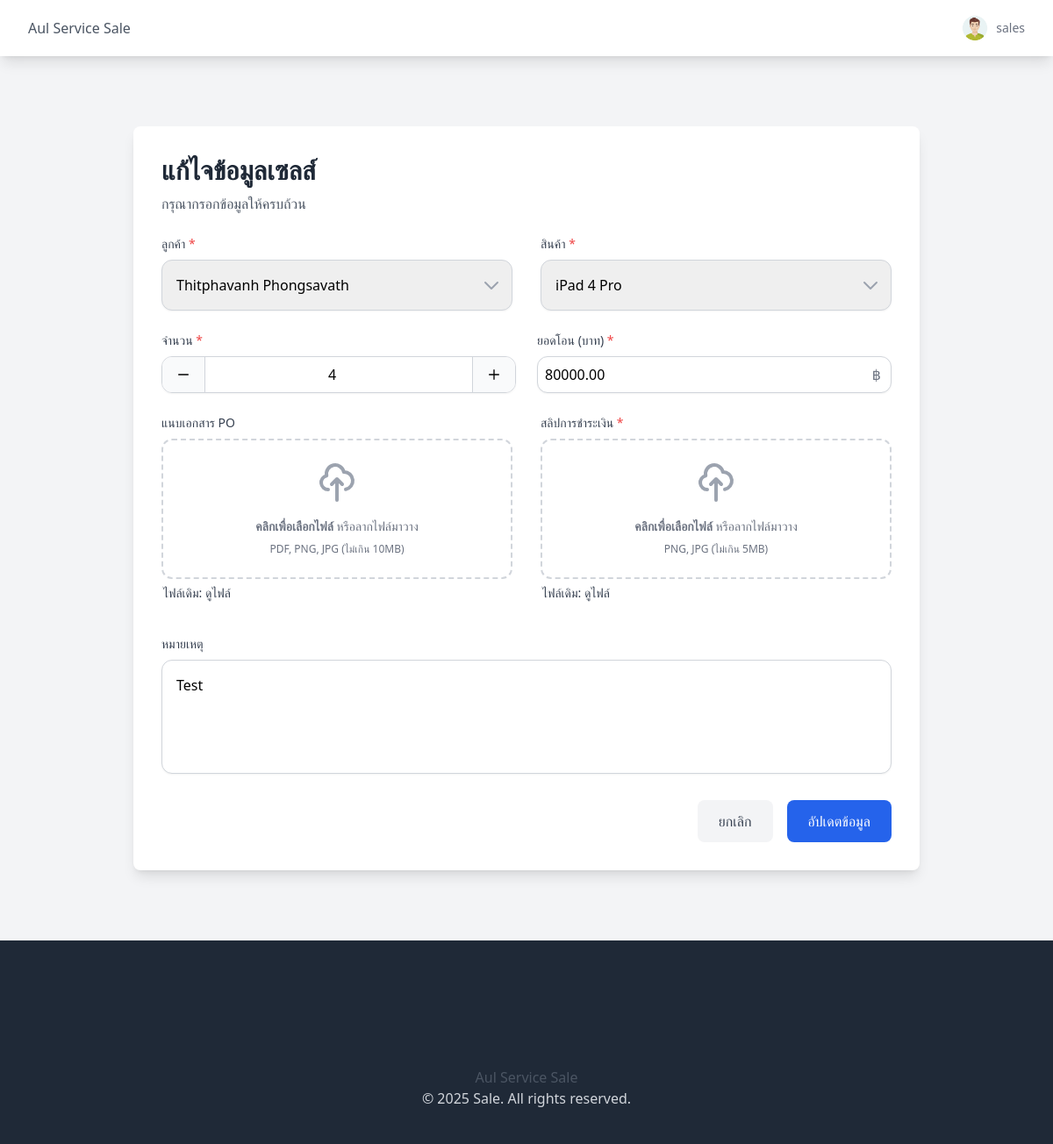
Screenshot of /sales/edit/2/ (signed in) with the database file from the repository.
### sales/models.py (models this page shows, shortened)
class CustomUser(models.Model):
    user = models.OneToOneField(User, on_delete=models.CASCADE, null=True, blank=True)
    user_type = models.CharField(max_length=20, default="sales", null=True, blank=True)
    avatar = models.ImageField(upload_to="avatars/", null=True, blank=True)
    bio = models.CharField(max_length=255, null=True, blank=True)
    tel = models.CharField(max_length=20, null=True, blank=True)

class SaleRecord(models.Model):
    user = models.ForeignKey(User, on_delete=models.CASCADE, blank=True, null=True)
    STATUS_CHOICES = [
        ("pending", "รอคอนเฟิร์ม"),
        ("confirmed", "คอนเฟิร์มยอดแล้ว"),
    ]
    customer = models.ForeignKey(
        Customer, on_delete=models.CASCADE, blank=True, null=True
    )
    product = models.ForeignKey(
        Product, on_delete=models.CASCADE, blank=True, null=True
    )
    quantity = models.IntegerField()
    transfer_amount = models.DecimalField(max_digits=10, decimal_places=2)
    po_document = models.FileField(upload_to="po_documents/", blank=True, null=True)
    payment_slip = models.FileField(upload_to="payment_slips/", blank=True, null=True)
    remarks = models.TextField(blank=True, null=True)
    status = models.CharField(max_length=10, choices=STATUS_CHOICES, default="pending")
    created_by = models.ForeignKey(
        User,
        on_delete=models.CASCADE,
        related_name="sale_records",
        blank=True,
        null=True,
    )

class Customer(models.Model):
    first_name = models.CharField(max_length=255, blank=True, null=True)
    last_name = models.CharField(max_length=255, blank=True, null=True)

class Product(models.Model):
    name = models.CharField(max_length=255, unique=True, blank=True, null=True)

### sales/views.py (the view, shortened to what this page needs)
# urls.py: path("sales/edit/<int:sale_id>/", views.edit_sale_record, name="edit-sale-record-page"),
def edit_sale_record(request, sale_id):
    sale_record = get_object_or_404(
        SaleRecord, id=sale_id
    )  # Get sale record or return 404
    customers = Customer.objects.all()
    products = Product.objects.all()
    context = {
        "sale_record": sale_record,
        "customers": customers,
        "products": products,
    }
    return render(request, "sales/edit-sale-record.html", context)

### sales/templates/sales/edit-sale-record.html (shortened to what this page needs)
{% extends 'base.html' %}
{% block content %}
    <div class="max-w-4xl mx-auto bg-white p-8 rounded-lg shadow-lg mt-20 mb-20">
        <div class="mb-6">
            <h2 class="text-3xl font-bold text-gray-800">แก้ไจข้อมูลเซลส์</h2>
            <p class="text-gray-600 mt-2">กรุณากรอกข้อมูลให้ครบถ้วน</p>
        </div>
        <form method="POST" enctype="multipart/form-data" class="space-y-6" id="salesForm">
        <div class="grid md:grid-cols-2 gap-8">
            <div class="group">
                <label class="block text-sm font-medium text-gray-700 mb-2 group-hover:text-blue-600 transition-colors">
                    ลูกค้า <span class="text-red-500">*</span>
                </label>
                <div class="relative transform transition-all duration-200 group-hover:scale-[1.02]">
                    <select name="customer" required
                            class="w-full border border-gray-300 rounded-xl p-4 pr-10 appearance-none focus:ring-2 focus:ring-blue-500 focus:border-blue-500 shadow-sm hover:border-blue-400 transition-all">
                        {% for customer in customers %}
                            <option value="{{ customer.id }}" {% if customer.id == sale_record.customer.id %}selected{% endif %}>
                                {{ customer.first_name }} {{ customer.last_name }}
                            </option>
                        {% endfor %}
                    </select>
                    <div class="absolute inset-y-0 right-0 flex items-center px-3 pointer-events-none text-gray-400 group-hover:text-blue-500">
                    </div>
                </div>
            </div>
            <div class="group">
                <label class="block text-sm font-medium text-gray-700 mb-2 group-hover:text-blue-600 transition-colors">
                    สินค้า <span class="text-red-500">*</span>
                </label>
                <div class="relative transform transition-all duration-200 group-hover:scale-[1.02]">
                    <select name="product" required
                            class="w-full border border-gray-300 rounded-xl p-4 pr-10 appearance-none focus:ring-2 focus:ring-blue-500 focus:border-blue-500 shadow-sm hover:border-blue-400 transition-all">
                        {% for product in products %}
                            <option value="{{ product.id }}" {% if product.id == sale_record.product.id %}selected{% endif %}>
                                {{ product.name }}
                            </option>
                        {% endfor %}
                    </select>
                    <div class="absolute inset-y-0 right-0 flex items-center px-3 pointer-events-none text-gray-400 group-hover:text-blue-500">
                    </div>
                </div>
            </div>
        </div>
            <div class="grid md:grid-cols-2 gap-6">
                <div class="group">
                    <label class="block text-sm font-medium text-gray-700 mb-2 group-hover:text-blue-600 transition-colors">
                        จำนวน <span class="text-red-500">*</span>
                    </label>
                    <div class="flex rounded-xl border border-gray-300 overflow-hidden group-hover:border-blue-400 transition-all shadow-sm">
                        <button type="button"
                                class="px-4 py-3 bg-gray-50 hover:bg-gray-100 active:bg-gray-200 transition-colors"
                                onclick="decrementQuantity()">
                            <svg class="w-4 h-4" fill="none" stroke="currentColor" viewBox="0 0 24 24">
                                <path d="M20 12H4" stroke-width="2" stroke-linecap="round"/>
                            </svg>
                        </button>
                        <input type="number" name="quantity" value="{{ sale_record.quantity }}" required
                               class="w-full text-center border-x border-gray-300 focus:ring-0 focus:border-blue-500"
                               id="quantityInput">
                        <button type="button"
                                class="px-4 py-3 bg-gray-50 hover:bg-gray-100 active:bg-gray-200 transition-colors"
                                onclick="incrementQuantity()">
                            <svg class="w-4 h-4" fill="none" stroke="currentColor" viewBox="0 0 24 24">
                                <path d="M12 4v16m8-8H4" stroke-width="2" stroke-linecap="round"/>
                            </svg>
                        </button>
                    </div>
                </div>
                <div class="group">
                    <label class="block text-sm font-medium text-gray-700 mb-2 group-hover:text-blue-600 transition-colors">
                        ยอดโอน (บาท) <span class="text-red-500">*</span>
                    </label>
                    <div class="relative transform transition-all duration-200 group-hover:scale-[1.02]">
                        <input type="number" name="transfer_amount" step="1" value="{{ sale_record.transfer_amount }}" required
                               class="w-full border border-gray-300 rounded-xl p-2 pr-12 focus:ring-2 focus:ring-blue-500 focus:border-blue-500 shadow-sm hover:border-blue-400 transition-all">
                        <div class="absolute inset-y-0 right-0 flex items-center px-3">
                            <span class="text-gray-500">฿</span>
                        </div>
                    </div>
                </div>
            </div>
        <div class="grid md:grid-cols-2 gap-8 pb-10">
            <div class="group">
                <label class="block text-sm font-medium text-gray-700 mb-2 group-hover:text-blue-600 transition-colors">
                    แนบเอกสาร PO
                </label>
                <div class="flex items-center justify-center w-full">
                    <label class="flex flex-col w-full h-40 border-2 border-gray-300 border-dashed rounded-xl cursor-pointer hover:bg-blue-50 hover:border-blue-400 transition-all duration-200">
                        <div class="flex flex-col items-center justify-center pt-6 pb-6">
                            <svg class="w-12 h-12 mb-4 text-gray-400 group-hover:text-blue-500 transition-colors" fill="none" stroke="currentColor" viewBox="0 0 24 24">
                                <path stroke-linecap="round" stroke-linejoin="round" stroke-width="2"
                                      d="M7 16a4 4 0 01-.88-7.903A5 5 0 1115.9 6L16 6a5 5 0 011 9.9M15 13l-3-3m0 0l-3 3m3-3v12"/>
                            </svg>
                            <p class="mb-2 text-sm text-gray-500 group-hover:text-blue-600 transition-colors">
                                <span class="font-semibold">คลิกเพื่อเลือกไฟล์</span> หรือลากไฟล์มาวาง
                            </p>
                            <p class="text-xs text-gray-500">PDF, PNG, JPG (ไม่เกิน 10MB)</p>
                        </div>
                        {% if sale_record.po_document %}
                            <p class="block text-sm font-medium text-gray-700 mb-2 group-hover:text-blue-600 transition-colors mt-2">ไฟล์เดิม: <a href="{{ sale_record.po_document.url }}" target="_blank">ดูไฟล์</a></p>
                        {% endif %}
                    </label>
                </div>
            </div>
            <div class="group">
                <label class="block text-sm font-medium text-gray-700 mb-2 group-hover:text-blue-600 transition-colors">
                    สลิปการชำระเงิน <span class="text-red-500">*</span>
                </label>
                <div class="flex items-center justify-center w-full">
                    <label class="flex flex-col w-full h-40 border-2 border-gray-300 border-dashed rounded-xl cursor-pointer hover:bg-blue-50 hover:border-blue-400 transition-all duration-200">
                        <div class="flex flex-col items-center justify-center pt-6 pb-6">
                            <svg class="w-12 h-12 mb-4 text-gray-400 group-hover:text-blue-500 transition-colors" fill="none" stroke="currentColor" viewBox="0 0 24 24">
                                <path stroke-linecap="round" stroke-linejoin="round" stroke-width="2"
                                      d="M7 16a4 4 0 01-.88-7.903A5 5 0 1115.9 6L16 6a5 5 0 011 9.9M15 13l-3-3m0 0l-3 3m3-3v12"/>
                            </svg>
                            <p class="mb-2 text-sm text-gray-500 group-hover:text-blue-600 transition-colors">
                                <span class="font-semibold">คลิกเพื่อเลือกไฟล์</span> หรือลากไฟล์มาวาง
                            </p>
                            <p class="text-xs text-gray-500">PNG, JPG (ไม่เกิน 5MB)</p>
                        </div>
                        {% if sale_record.payment_slip %}
                            <p class="block text-sm font-medium text-gray-700 mb-2 group-hover:text-blue-600 transition-colors mt-2">ไฟล์เดิม: <a href="{{ sale_record.payment_slip.url }}" target="_blank">ดูไฟล์</a></p>
                        {% endif %}
                    </label>
                </div>
            </div>
        </div>
            <div class="group">
                <label class="block text-sm font-medium text-gray-700 mb-2 group-hover:text-blue-600 transition-colors">หมายเหตุ</label>
                <textarea name="remarks" rows="4"
                          class="w-full border border-gray-300 rounded-xl p-4 focus:ring-2 focus:ring-blue-500 focus:border-blue-500 shadow-sm hover:border-blue-400 transition-all resize-none"
                          placeholder="เพิ่มข้อมูลเพิ่มเติม (ถ้ามี)">{{ sale_record.remarks }}</textarea>
            </div>
            <div class="flex items-center justify-end space-x-4">
                <button type="button" onclick="window.history.back()"
                        class="px-6 py-3 bg-gray-100 text-gray-700 rounded-lg hover:bg-gray-200 focus:outline-none focus:ring-2 focus:ring-gray-500">
                    ยกเลิก
                </button>
                <button type="submit"
                        class="px-6 py-3 bg-blue-600 text-white rounded-lg hover:bg-blue-700 focus:outline-none focus:ring-2 focus:ring-blue-500">
                    อัปเดตข้อมูล
                </button>
            </div>
        </form>
    </div>
{% endblock %}

### templates/components/navbar.html (shortened to what this page needs)
{% load static %}
<nav class="bg-white shadow-lg">
    <div class="max-w-7xl mx-auto px-4 sm:px-6 lg:px-8">
        <div class="flex justify-between h-16 items-center">
            <div class="flex items-center">
                <a href="{% url 'home-page' %}" class="text-gray-600 hover:text-blue-600">Aul Service Sale</a>
            </div>
            <div class="relative hidden md:block">
                {% if user.is_authenticated %}
                    <button id="profile-btn" class="flex items-center space-x-2 focus:outline-none">
                        {% if user.customuser.avatar %}
                            <img src="{{ user.customuser.avatar.url }}" class="w-8 h-8 rounded-full cursor-pointer" id="profile-avatar">
                        {% else %}
                            <img src="{% static 'images/default-avatar.jpg' %}" class="w-8 h-8 rounded-full cursor-pointer" id="profile-avatar">
                        {% endif %}
                        <div class="text-gray-800">
                            <span class="text-sm text-gray-500 block" id="user-type">{{ user.customuser.user_type }}</span>
                        </div>
                    </button>
                {% else %}
                    <div class="flex space-x-4">
                        <span><a href="{% url 'login-page' %}" class="block px-4 py-2 text-gray-600 hover:text-blue-600">Login</a></span>
                    </div>
                {% endif %}
            </div>
        </div>
    </div>
</nav>

### rows the page displays
SaleRecord: customer "Thitphavanh Phongsavath", product "iPad 4 Pro", quantity "4", transfer_amount "80000.00", remarks "Test"

### other values shown
{{ user.customuser.user_type }} "sales"
